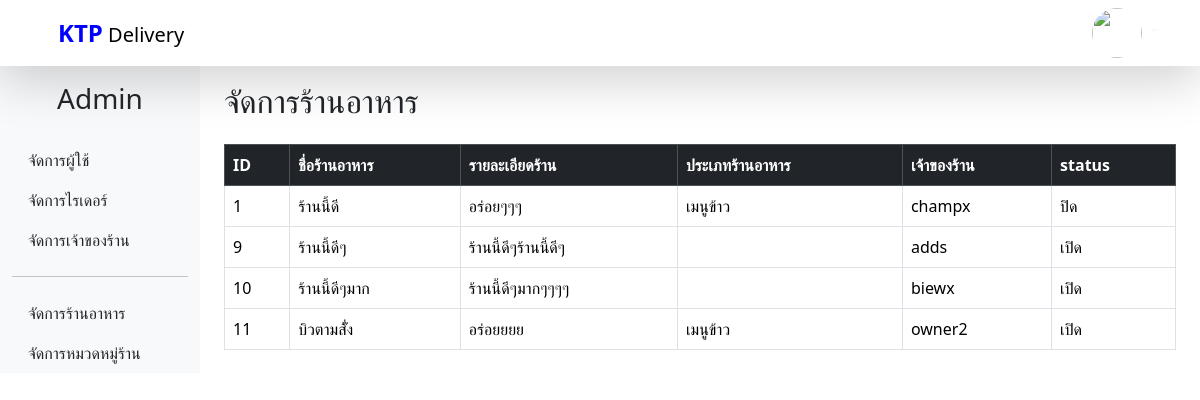
/frontend/admin.php?page=res, run on the app's committed database.
### tables this page shows
CREATE TABLE `tb_res` (
  `res_id` int(11) NOT NULL,
  `res_name` varchar(50) NOT NULL,
  `res_detail` varchar(50) NOT NULL,
  `res_type` int(11) NOT NULL,
  `res_address` text NOT NULL,
  `res_owner` int(11) NOT NULL,
  `res_status` int(11) NOT NULL,
  `res_img` text NOT NULL
);

CREATE TABLE `tb_type` (
  `type_id` int(11) NOT NULL,
  `type_name` varchar(50) NOT NULL
);

CREATE TABLE `tb_user` (
  `uid` int(11) NOT NULL,
  `fname` varchar(50) NOT NULL,
  `lname` varchar(50) NOT NULL,
  `email` varchar(50) NOT NULL,
  `password` varchar(50) NOT NULL,
  `userimg` text NOT NULL,
  `role` varchar(50) NOT NULL
);

### backend/db.php (called while the page is built, shortened)
<?php
$user = "root";
$pword = "";
try {
    $conn = new PDO("mysql:host=localhost;dbname=skill67", $user, $pword);
    $conn->exec("SET NAMES 'utf8'");
} catch (PDOException $d) {
    echo $d->getMessage();
}
function getUid($uid)
{
    global $conn;
    $sql = $conn->query("SELECT * FROM tb_user WHERE uid = '$uid'");
    $rs = $sql->fetch();
    return $rs;
};

### frontend/admin.php (the view, shortened to what this page needs)
<?php
include_once "../backend/db.php";
?>
<!DOCTYPE html>
<html lang="en">
<head>
    <link href="../css/bootstrap.min.css" rel="stylesheet">
    <link href="../css/style.css" rel="stylesheet">
</head>
<body>
<nav class="navbar nav-expand shadow-lg" >
    <div class="container d-flex justify-content-between align-items-center ">
    <a class="navbar-brand" href="home.php">
        <strong style="color:blue; font-size: 1.5rem;" class="ms-3">KTP</strong> Delivery
      </a>
        <div class="d-flex align-items-center responsive mt-auto">
            <div class="nav-item dropdown responsive">
                <a class="link-light dropdown-toggle" href="#" role="button" data-bs-toggle="dropdown">
                    <img class="profile-img" src="../img/<?php echo getUid($_SESSION['id'])['userimg'] ?>">
                  </a>
            </div>
        </div>
    </div>
</nav>
    <div class="container-fluid">
        <div class="row">
            <nav class="col-12 col-md-3 col-lg-2 d-md-block bg-light sidebar">
            <div class="position-sticky">
                <h3 class="text-center p-3">Admin</h3>
                <ul class="nav flex-column">
                    <li class="nav-item">
                        <a class="nav-link text-dark" href="admin.php?page=user">จัดการผู้ใช้</a>
                    </li>
                    <li class="nav-item">
                        <a class="nav-link text-dark" href="admin.php?page=rider">จัดการไรเดอร์</a>
                    </li>
                    <li class="nav-item">
                        <a class="nav-link text-dark" href="admin.php?page=owner">จัดการเจ้าของร้าน</a>
                    </li>
                    <hr>
                    <li class="nav-item">
                        <a class="nav-link text-dark" href="admin.php?page=res">จัดการร้านอาหาร</a>
                    </li>
                    <li class="nav-item">
                        <a class="nav-link text-dark" href="admin.php?page=type">จัดการหมวดหมู่ร้าน</a>
                    </li>
                </ul>
            </div>
        </nav>
            <main class="col-md-10 col-lg-10 ms-sm-auto px-md-4">
                <?php if ($_GET['page'] == 'user') { ?>
                <div class="d-flex justify-content-between align-items-center mt-3">
                    <h2>จัดการผู้ใช้</h2>
                    <button class="btn btn-primary" data-bs-toggle="modal"
                        data-bs-target="#addUser">เพิ่มสมาชิก</button>
                </div>
                <table class="table table-bordered table-hover mt-3">
                    <thead class="table-dark">
                        <tr>
                            <th>ID</th>
                            <th>ชื่อจริง</th>
                            <th>นามสกุล</th>
                            <th>Email</th>
                            <th>Role</th>
                            <th>Action</th>
                            <th></th>
                        </tr>
                    </thead>
                    <tbody>
                        <?php
                            $sql = $conn->query("SELECT * FROM tb_user WHERE role != 'admin'");
                            while ($row = $sql->fetch(PDO::FETCH_ASSOC)) {
                        ?>
                        <tr>
                            <td><?php echo $row['uid']; ?></td>
                            <td><?php echo $row['fname']; ?></td>
                            <td><?php echo $row['lname']; ?></td>
                            <td><?php echo $row['email']; ?></td>
                            <td><?php echo str_replace('pr', 'รออนุมัติ', $row['role']); ?></td>
                            <td>
                                <?php if ($row['role'] != 'ban') { ?>
                                <form action="../backend/admin/user.php" method="POST">
                                    <input type="hidden" name="id" value="<?php echo $row['uid']; ?>">
                                    <button class="btn btn-danger" name="ban">ระงับ</button>
                                </form>
                                <?php } else { ?>
                                <form action="../backend/admin/user.php" method="POST">
                                    <input type="hidden" name="id" value="<?php echo $row['uid']; ?>">
                                    <button class="btn btn-success" name="unban">ปลดระงับ</button>
                                </form>
                                <?php } ?>
                            </td>
                            <td class="d-flex">
                                <form action="admin.php?page=edit" method="POST">
                                    <input type="text" value="<?php echo $row['uid']; ?>" hidden name="id">
                                    <button class="btn btn-success me-2" name="edit">แก้ไข</button>
                                </form>
                                <form action="../backend/admin/user.php" method="POST">
                                    <input type="text" value="<?php echo $row['uid']; ?>" hidden name="id">
                                    <button class="btn btn-danger" name="del" onclick="return confirm('ต้องการลบข้อมูลใช่หรือไม่?')">ลบ</button>
                                </form>
                            </td>
                        </tr>
                        <?php } ?>
                    </tbody>
                </table>
                <?php }else if($_GET['page'] == 'res'){ ?>
                <div class="d-flex justify-content-between align-items-center mt-3">
                    <h2>จัดการร้านอาหาร</h2>
                </div>
                <table class="table table-bordered table-hover mt-3">
                    <thead class="table-dark">
                        <th>ID</th>
                        <th>ชื่อร้านอาหาร</th>
                        <th>รายละเอียดร้าน</th>
                        <th>ประเภทร้านอาหาร</th>
                        <th>เจ้าของร้าน</th>
                        <th>status</th>
                    </thead>
                    <tbody>
                        <?php
                        $sql = $conn->query("SELECT
                                            tb_res.*,
                                            tb_user.fname AS owner_name,
                                            tb_type.type_name AS type_name FROM tb_res LEFT JOIN tb_user ON tb_res.res_owner = tb_user.uid LEFT JOIN tb_type ON tb_res.res_type = tb_type.type_id;");
                        while($row = $sql->fetch(PDO::FETCH_ASSOC)){
                        ?>
                        <tr>
                            <td><?php echo $row['res_id'] ?></td>
                            <td><?php echo $row['res_name'] ?></td>
                            <td><?php echo $row['res_detail'] ?></td>
                            <td><?php echo $row['type_name'] ?></td>
                            <td><?php echo $row['owner_name'] ?></td>
                            <td><?php echo str_replace('0', 'ปิด', str_replace('1', 'เปิด', $row['res_status'])); ?></td>
                        </tr>
                        <?php } ?>
                    </tbody>
                </table>
                <?php }else if($_GET['page'] == 'type'){ ?>
                <div class="container mt-4">
                    <h1>ประเภทร้านอาหาร</h1>
                </div>
                    <div class="container mt-2 mb-4">
                        <div class="mt-2 border p-4">
                            <h3 class="mb-4">ฟอร์มเพิ่มประเภทร้านอาหาร</h3>
                            <form method="POST" action="../backend/admin/type.php" class="mb-2">
                                <div class="row mt-3">
                                    <div class="col-2">
                                        <b>ชื่อประเภทร้านอาหาร</b>
                                    </div>
                                    <div class="col-10">
                                        <input type="text" name="typename" class="form-control" placeholder="ชื่อประเภทร้านอาหาร">
                                    </div>
                                </div>
                                <div class="row mt-3">
                                    <div class="col-2">
                                    </div>
                                    <div class="col-10">
                                        <input type="submit" class="btn btn-success" name="add" value="เพิ่มข้อมูล">
                                    </div>
                                </div>
                            </form>
                        </div>
                        <div class="my-2 border p-4">
                            <h3>ประเภทร้านอาหาร</h3>
                            <form action="../backend/admin/type.php" method="POST">
                            <table class="table table-striped table-bordered">
                                <thead>
                                    <th>#</th>
                                    <th>ชื่อประเภทร้านอาหาร</th>
                                    <th class="text-center">ลบ</th>
                                </thead>
                                <tbody>
                                <?php
                                    $sql = $conn->query("SELECT * FROM tb_type");
                                    while($rw = $sql->fetch(PDO::FETCH_ASSOC)){
                                ?>
                                    <tr>
                                        <td><?php echo $rw['type_id'];?></td>
                                        <td><?php echo $rw['type_name'];?></td>
                                        <td align="center">
                                            <form action="../backend/admin/type.php" method="POST">
                                                <input type="text" value="<?php echo $rw['type_id']; ?>" hidden name="id">
                                                <button class="btn btn-danger me-2" name="del">ลบ</button>
                                            </form>
                                        </td>
                                    </tr>
                                <?php } ?>
                                </tbody>
                            </table>
                            </form>
                        </div>
                    </div>
                <?php } ?>
            </main>
        </div>
    </div>
</body>
</html>

### css/style.css (style rules this page uses)
.profile-img { width: 50px; height: 50px; object-fit: cover; border-radius: 50%; }

### data on the page
tb_res: res_id "1", res_name "ร้านนี้ดี", res_detail "อร่อยๆๆๆ", tb_type.type_name "เมนูข้าว", tb_user.fname "champx", res_status "ปิด"
tb_res: res_id "9", res_name "ร้านนี้ดีๆ", res_detail "ร้านนี้ดีๆร้านนี้ดีๆ", tb_user.fname "adds", res_status "เปิด"
tb_res: res_id "10", res_name "ร้านนี้ดีๆมาก", res_detail "ร้านนี้ดีๆมากๆๆๆๆ", tb_user.fname "biewx", res_status "เปิด"
tb_res: res_id "11", res_name "บิวตามสั่้ง", res_detail "อร่อยยยย", tb_type.type_name "เมนูข้าว", tb_user.fname "owner2", res_status "เปิด"
